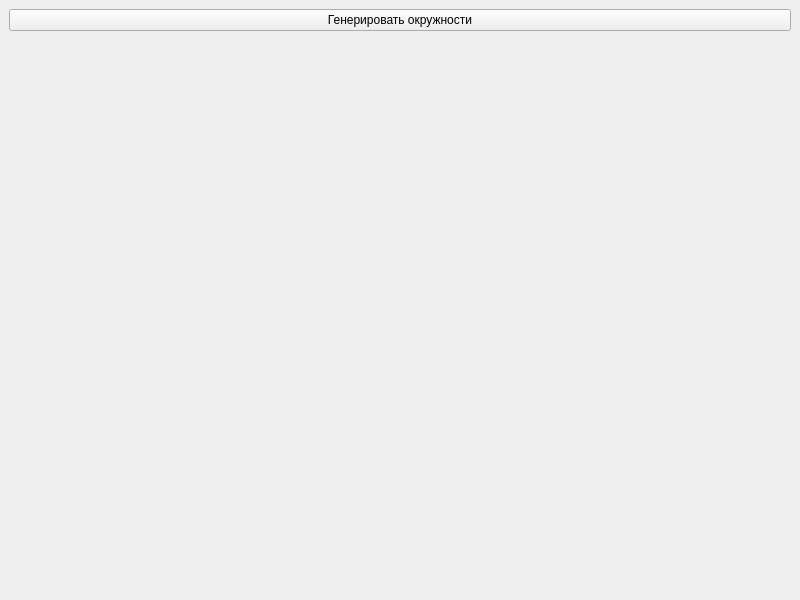
<?xml version="1.0" encoding="UTF-8"?>
<ui version="4.0">
 <class>MainWindow</class>
 <widget class="QMainWindow" name="MainWindow">
  <property name="geometry">
   <rect>
    <x>0</x>
    <y>0</y>
    <width>800</width>
    <height>600</height>
   </rect>
  </property>
  <property name="windowTitle">
   <string>MainWindow</string>
  </property>
  <widget class="QWidget" name="centralwidget">
   <layout class="QVBoxLayout" name="verticalLayout">
    <item>
     <widget class="QPushButton" name="button">
      <property name="text">
       <string>Генерировать окружности</string>
      </property>
     </widget>
    </item>
    <item>
     <widget class="QWidget" name="circle_layout" native="true"/>
    </item>
   </layout>
  </widget>
 </widget>
 <resources/>
 <connections/>
</ui>
